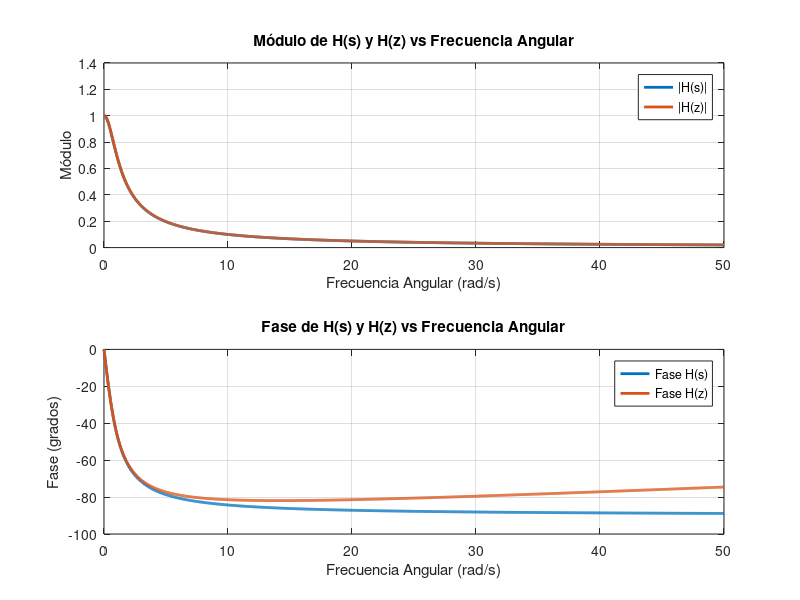

Reproduce this figure in MATLAB.
clc;
clear all;

% Definir la frecuencia angular discreta
omega = linspace(0, 50, 1000); % Puedes ajustar el rango según tus necesidades
b = 1;
T = 0.01;

% Definir las funciones de transferencia para H(s) y H(z)
H_s_modulo = b ./ sqrt(b.^2 + omega.^2);
H_s_fase = -atan(omega/b);  % Fase de H(s)

H_z_modulo = (b*T) ./ sqrt((1 - exp(-b*T) * cos(omega*T)).^2 + (exp(-b*T) * sin(omega*T)).^2);
H_z_fase = -angle(1 - exp(-b*T)*cos(omega*T) + 1i*exp(-b*T)*sin(omega*T));  % Fase de H(z)

% Graficar los módulos
figure;
subplot(2, 1, 1);
plot(omega, H_s_modulo, 'LineWidth', 2, 'DisplayName', '|H(s)|');
hold on;
plot(omega, H_z_modulo, 'LineWidth', 2, 'DisplayName', '|H(z)|');
hold off;

xlabel('Frecuencia Angular (rad/s)');
ylabel('Módulo');
title('Módulo de H(s) y H(z) vs Frecuencia Angular');
legend('show');
grid on;

% Graficar las fases
subplot(2, 1, 2);
plot(omega, rad2deg(H_s_fase), 'LineWidth', 2, 'DisplayName', 'Fase H(s)');
hold on;
plot(omega, rad2deg(H_z_fase), 'LineWidth', 2, 'DisplayName', 'Fase H(z)');
hold off;

xlabel('Frecuencia Angular (rad/s)');
ylabel('Fase (grados)');
title('Fase de H(s) y H(z) vs Frecuencia Angular');
legend('show');
grid on